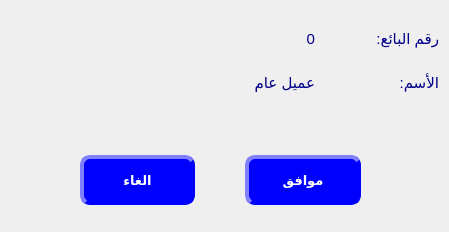
<?xml version="1.0" encoding="UTF-8"?>
<ui version="4.0">
 <class>CustomerGP</class>
 <widget class="QDialog" name="CustomerGP">
  <property name="geometry">
   <rect>
    <x>0</x>
    <y>0</y>
    <width>449</width>
    <height>232</height>
   </rect>
  </property>
  <property name="font">
   <font>
    <weight>50</weight>
    <bold>false</bold>
    <strikeout>false</strikeout>
   </font>
  </property>
  <property name="mouseTracking">
   <bool>false</bool>
  </property>
  <property name="tabletTracking">
   <bool>false</bool>
  </property>
  <property name="windowTitle">
   <string>عرض رقم البائع</string>
  </property>
  <property name="layoutDirection">
   <enum>Qt::RightToLeft</enum>
  </property>
  <property name="styleSheet">
   <string notr="true">QDialog{ qconicalgradient(cx:0.5, cy:0.5, angle:0, stop:0 rgba(255, 255, 255, 255), stop:0.373979 rgba(255, 255, 255, 255), stop:0.373991 rgba(33, 30, 255, 255), stop:0.624018 rgba(33, 30, 255, 255), stop:0.624043 rgba(255, 0, 0, 255), stop:1 rgba(255, 0, 0, 255))  }</string>
  </property>
  <widget class="QWidget" name="horizontalLayoutWidget">
   <property name="geometry">
    <rect>
     <x>10</x>
     <y>600</y>
     <width>641</width>
     <height>91</height>
    </rect>
   </property>
   <layout class="QHBoxLayout" name="horizontalLayout_2">
    <item>
     <widget class="QLabel" name="label_7">
      <property name="maximumSize">
       <size>
        <width>16777215</width>
        <height>50</height>
       </size>
      </property>
      <property name="font">
       <font>
        <pointsize>15</pointsize>
        <weight>75</weight>
        <bold>true</bold>
       </font>
      </property>
      <property name="layoutDirection">
       <enum>Qt::RightToLeft</enum>
      </property>
      <property name="styleSheet">
       <string notr="true">
QLabel{
color:black;
                                        background-color: white;
                                        border-style: outset;
                                        border-width: 1px;
                                        border-radius: 10px;
                                        border-color: gray;
                                        min-width: 6em;
                    color:black;
                                        }
                                        QLabel:hover {
                                        background: qradialgradient(
                                        cx: 0.3, cy: -0.4, fx: 0.3, fy: -0.4,
                                        radius: 1.35, stop: 0 #fff, stop: 1 #bbb
                                        );
                                        }
                                        QLabel:pressed {
                                        border-style: inset;
                                        background: qradialgradient(
                                        cx: 0.4, cy: -0.1, fx: 0.4, fy: -0.1,
                                        radius: 1.35, stop: 0 #fff, stop: 1 #ddd
                                        );
                                        }
                                    </string>
      </property>
      <property name="text">
       <string>19.00</string>
      </property>
      <property name="alignment">
       <set>Qt::AlignCenter</set>
      </property>
     </widget>
    </item>
    <item>
     <widget class="QLabel" name="label_6">
      <property name="maximumSize">
       <size>
        <width>16777215</width>
        <height>50</height>
       </size>
      </property>
      <property name="font">
       <font>
        <pointsize>15</pointsize>
        <weight>75</weight>
        <bold>true</bold>
       </font>
      </property>
      <property name="styleSheet">
       <string notr="true">
QLabel{
color:black;
                                        background-color: white;
                                        border-style: outset;
                                        border-width: 1px;
                                        border-radius: 10px;
                                        border-color: gray;
                                        min-width: 6em;
                    color:black;
                                        }
                                        QLabel:hover {
                                        background: qradialgradient(
                                        cx: 0.3, cy: -0.4, fx: 0.3, fy: -0.4,
                                        radius: 1.35, stop: 0 #fff, stop: 1 #bbb
                                        );
                                        }
                                        QLabel:pressed {
                                        border-style: inset;
                                        background: qradialgradient(
                                        cx: 0.4, cy: -0.1, fx: 0.4, fy: -0.1,
                                        radius: 1.35, stop: 0 #fff, stop: 1 #ddd
                                        );
                                        }
                                    </string>
      </property>
      <property name="text">
       <string>1</string>
      </property>
      <property name="alignment">
       <set>Qt::AlignCenter</set>
      </property>
     </widget>
    </item>
    <item>
     <widget class="QLineEdit" name="lineEdit">
      <property name="minimumSize">
       <size>
        <width>80</width>
        <height>0</height>
       </size>
      </property>
      <property name="maximumSize">
       <size>
        <width>250</width>
        <height>50</height>
       </size>
      </property>
      <property name="sizeIncrement">
       <size>
        <width>0</width>
        <height>0</height>
       </size>
      </property>
      <property name="font">
       <font>
        <pointsize>15</pointsize>
       </font>
      </property>
      <property name="styleSheet">
       <string notr="true">
QLineEdit{
                                        background-color: white;
                                        border-style: outset;
                                        border-width: 1px;
                                        border-radius: 10px;
                                        border-color: gray;
                                        min-width: 6em;
                    color:black;
                                        }
                                        QLineEdit:hover {
                                        background: qradialgradient(
                                        cx: 0.3, cy: -0.4, fx: 0.3, fy: -0.4,
                                        radius: 1.35, stop: 0 #fff, stop: 1 #bbb
                                        );
                                        }
                                        QLineEdit:pressed {
                                        border-style: inset;
                                        background: qradialgradient(
                                        cx: 0.4, cy: -0.1, fx: 0.4, fy: -0.1,
                                        radius: 1.35, stop: 0 #fff, stop: 1 #ddd
                                        );
                                        }
                                    </string>
      </property>
      <property name="text">
       <string/>
      </property>
     </widget>
    </item>
   </layout>
  </widget>
  <widget class="QWidget" name="horizontalLayoutWidget_2">
   <property name="geometry">
    <rect>
     <x>80</x>
     <y>150</y>
     <width>281</width>
     <height>61</height>
    </rect>
   </property>
   <layout class="QHBoxLayout" name="horizontalLayout">
    <property name="spacing">
     <number>50</number>
    </property>
    <item>
     <widget class="QPushButton" name="pushButton_2">
      <property name="minimumSize">
       <size>
        <width>86</width>
        <height>50</height>
       </size>
      </property>
      <property name="font">
       <font>
        <pointsize>10</pointsize>
        <weight>75</weight>
        <bold>true</bold>
       </font>
      </property>
      <property name="styleSheet">
       <string notr="true">
QPushButton{
                                        background-color: blue;
                                        border-style: outset;
                                        border-width: 4px;
                                        border-radius: 10px;
                                        border-color: blue;
                                        min-width: 6em;
color:white;
                                        }
                                        QPushButton:hover {
                                        background: qradialgradient(
                                        cx: 0.3, cy: -0.4, fx: 0.3, fy: -0.4,
                                        radius: 1.35, stop: 0 #fff, stop: 1 #bbb
                                        );
                                        }
                                        QPushButton:pressed {
                                        border-style: inset;
                                        background: qradialgradient(
                                         cx: 0.3, cy: -0.4, fx: 0.3, fy: -0.4,
                                        radius: 1.35, stop: 0 #fff, stop: 1 #ddd
                                        );
                                        }
                                    </string>
      </property>
      <property name="text">
       <string>موافق</string>
      </property>
     </widget>
    </item>
    <item>
     <widget class="QPushButton" name="pushButton">
      <property name="minimumSize">
       <size>
        <width>86</width>
        <height>50</height>
       </size>
      </property>
      <property name="sizeIncrement">
       <size>
        <width>0</width>
        <height>0</height>
       </size>
      </property>
      <property name="font">
       <font>
        <pointsize>10</pointsize>
        <weight>75</weight>
        <bold>true</bold>
       </font>
      </property>
      <property name="styleSheet">
       <string notr="true">
QPushButton{
                                        background-color: blue;
                                        border-style: outset;
                                        border-width: 4px;
                                        border-radius: 10px;
                                        border-color: blue;
                                        min-width: 6em;
color:white;
                                        }
                                        QPushButton:hover {
                                        background: qradialgradient(
                                        cx: 0.3, cy: -0.4, fx: 0.3, fy: -0.4,
                                        radius: 1.35, stop: 0 #fff, stop: 1 #bbb
                                        );
                                        }
                                        QPushButton:pressed {
                                        border-style: inset;
                                        background: qradialgradient(
                                         cx: 0.3, cy: -0.4, fx: 0.3, fy: -0.4,
                                        radius: 1.35, stop: 0 #fff, stop: 1 #ddd
                                        );
                                        }
                                    </string>
      </property>
      <property name="text">
       <string>الغاء</string>
      </property>
     </widget>
    </item>
   </layout>
  </widget>
  <widget class="QWidget" name="">
   <property name="geometry">
    <rect>
     <x>198</x>
     <y>20</y>
     <width>241</width>
     <height>81</height>
    </rect>
   </property>
   <layout class="QHBoxLayout" name="horizontalLayout_3">
    <item>
     <layout class="QVBoxLayout" name="verticalLayout_2">
      <item>
       <widget class="QLabel" name="label_2">
        <property name="font">
         <font>
          <pointsize>11</pointsize>
         </font>
        </property>
        <property name="styleSheet">
         <string notr="true">color:darkblue;</string>
        </property>
        <property name="text">
         <string>رقم البائع:</string>
        </property>
        <property name="alignment">
         <set>Qt::AlignLeading|Qt::AlignLeft|Qt::AlignVCenter</set>
        </property>
       </widget>
      </item>
      <item>
       <widget class="QLabel" name="label_3">
        <property name="font">
         <font>
          <pointsize>11</pointsize>
         </font>
        </property>
        <property name="styleSheet">
         <string notr="true">color:darkblue;</string>
        </property>
        <property name="text">
         <string>الأسم:</string>
        </property>
        <property name="alignment">
         <set>Qt::AlignLeading|Qt::AlignLeft|Qt::AlignVCenter</set>
        </property>
       </widget>
      </item>
     </layout>
    </item>
    <item>
     <layout class="QVBoxLayout" name="verticalLayout">
      <item>
       <widget class="QLabel" name="label">
        <property name="font">
         <font>
          <pointsize>11</pointsize>
         </font>
        </property>
        <property name="styleSheet">
         <string notr="true">color:darkblue;</string>
        </property>
        <property name="text">
         <string>0</string>
        </property>
        <property name="alignment">
         <set>Qt::AlignRight|Qt::AlignTrailing|Qt::AlignVCenter</set>
        </property>
       </widget>
      </item>
      <item>
       <widget class="QLabel" name="label_4">
        <property name="font">
         <font>
          <pointsize>11</pointsize>
         </font>
        </property>
        <property name="styleSheet">
         <string notr="true">color:darkblue;</string>
        </property>
        <property name="text">
         <string>عميل عام</string>
        </property>
        <property name="alignment">
         <set>Qt::AlignLeading|Qt::AlignLeft|Qt::AlignVCenter</set>
        </property>
       </widget>
      </item>
     </layout>
    </item>
   </layout>
  </widget>
 </widget>
 <resources/>
 <connections/>
</ui>
